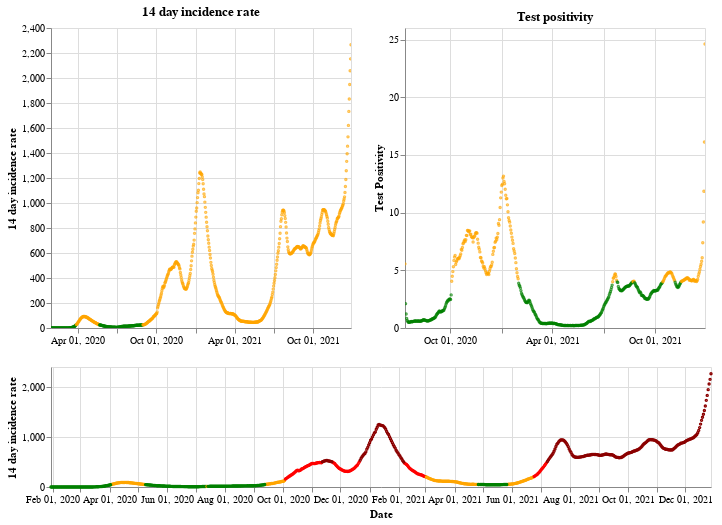

Notebook code cell kept with this figure:
### Markdown cell above
## England

### Code cell
plot_traffic_light('England')

### Figure 1 — Vega-Lite specification as saved in the notebook (floating-point values rounded to 4 significant figures; data arrays with more than 128 entries replaced by an {"elided": "..."} marker saying what was removed)
{"config": {"view": {"continuousWidth": 400, "continuousHeight": 300}}, "vconcat": [{"hconcat": [{"mark": {"type": "point", "size": 2}, "encoding": {"color": {"condition": {"value": "green", "test": "(datum.twoWeeklyCasesRate <= 25)"}, "value": "orange"}, "tooltip": [{"type": "nominal", "field": "areaName"}, {"type": "temporal", "field": "date"}, {"type": "quantitative", "field": "twoWeeklyCasesRate"}, {"type": "quantitative", "field": "testPositivity"}], "x": {"type": "temporal", "axis": {"title": ""}, "field": "date", "scale": {"domain": {"selection": "DateBrush"}}, "timeUnit": "yearmonthdate"}, "y": {"type": "quantitative", "axis": {"title": "14 day incidence rate"}, "field": "twoWeeklyCasesRate"}}, "title": "14 day incidence rate", "width": 300}, {"mark": {"type": "point", "size": 2}, "encoding": {"color": {"condition": {"value": "green", "test": "(datum.testPositivity <= 4)"}, "value": "orange"}, "tooltip": [{"type": "nominal", "field": "areaName"}, {"type": "temporal", "field": "date"}, {"type": "quantitative", "field": "twoWeeklyCasesRate"}, {"type": "quantitative", "field": "testPositivity"}], "x": {"type": "temporal", "axis": {"title": ""}, "field": "date", "scale": {"domain": {"selection": "DateBrush"}}, "timeUnit": "yearmonthdate"}, "y": {"type": "quantitative", "axis": {"title": "Test Positivity"}, "field": "testPositivity"}}, "title": "Test positivity", "width": 300}]}, {"layer": [{"mark": {"type": "point", "size": 2}, "encoding": {"color": {"condition": {"value": "orange", "test": "(((datum.testPositivity < 4) && (datum.twoWeeklyCasesRate >= 50)) && (datum.twoWeeklyCasesRate < 200))"}, "value": "red"}, "opacity": {"condition": {"value": 1, "test": "((datum.twoWeeklyCasesRate >= 50) && (datum.twoWeeklyCasesRate < 500))"}, "value": 0}, "tooltip": [{"type": "nominal", "field": "areaName"}, {"type": "temporal", "field": "date"}, {"type": "quantitative", "field": "twoWeeklyCasesRate"}, {"type": "quantitative", "field": "testPositivity"}], "x": {"type": "temporal", "axis": {"title": "Date"}, "field": "date", "timeUnit": "yearmonthdate"}, "y": {"type": "quantitative", "axis": {"title": "14 day incidence rate"}, "field": "twoWeeklyCasesRate"}}, "selection": {"DateBrush": {"type": "interval", "encodings": ["x"], "fields": ["Time"]}}}, {"mark": {"type": "point", "size": 2}, "encoding": {"color": {"value": "darkred"}, "opacity": {"condition": {"value": 1, "test": "(datum.twoWeeklyCasesRate >= 500)"}, "value": 0}, "tooltip": [{"type": "nominal", "field": "areaName"}, {"type": "temporal", "field": "date"}, {"type": "quantitative", "field": "twoWeeklyCasesRate"}, {"type": "quantitative", "field": "testPositivity"}], "x": {"type": "temporal", "axis": {"title": "Date"}, "field": "date", "timeUnit": "yearmonthdate"}, "y": {"type": "quantitative", "axis": {"title": "14 day incidence rate"}, "field": "twoWeeklyCasesRate"}}}, {"mark": {"type": "point", "size": 2}, "encoding": {"color": {"condition": {"value": "green", "test": "((datum.testPositivity < 4) && (datum.twoWeeklyCasesRate < 50))"}, "value": "orange"}, "opacity": {"condition": {"value": 1, "test": "(datum.twoWeeklyCasesRate < 50)"}, "value": 0}, "tooltip": [{"type": "nominal", "field": "areaName"}, {"type": "temporal", "field": "date"}, {"type": "quantitative", "field": "twoWeeklyCasesRate"}, {"type": "quantitative", "field": "testPositivity"}], "x": {"type": "temporal", "axis": {"title": "Date"}, "field": "date", "timeUnit": "yearmonthdate"}, "y": {"type": "quantitative", "axis": {"title": "14 day incidence rate"}, "field": "twoWeeklyCasesRate"}}}], "height": 120, "width": 660}], "data": {"name": "data-80132f3a9afb1363de121bebf5933a86"}, "$schema": "https://vega.github.io/schema/vega-lite/v4.8.1.json", "datasets": {"data-80132f3a9afb1363de121bebf5933a86": {"elided": "699 records"}}}
